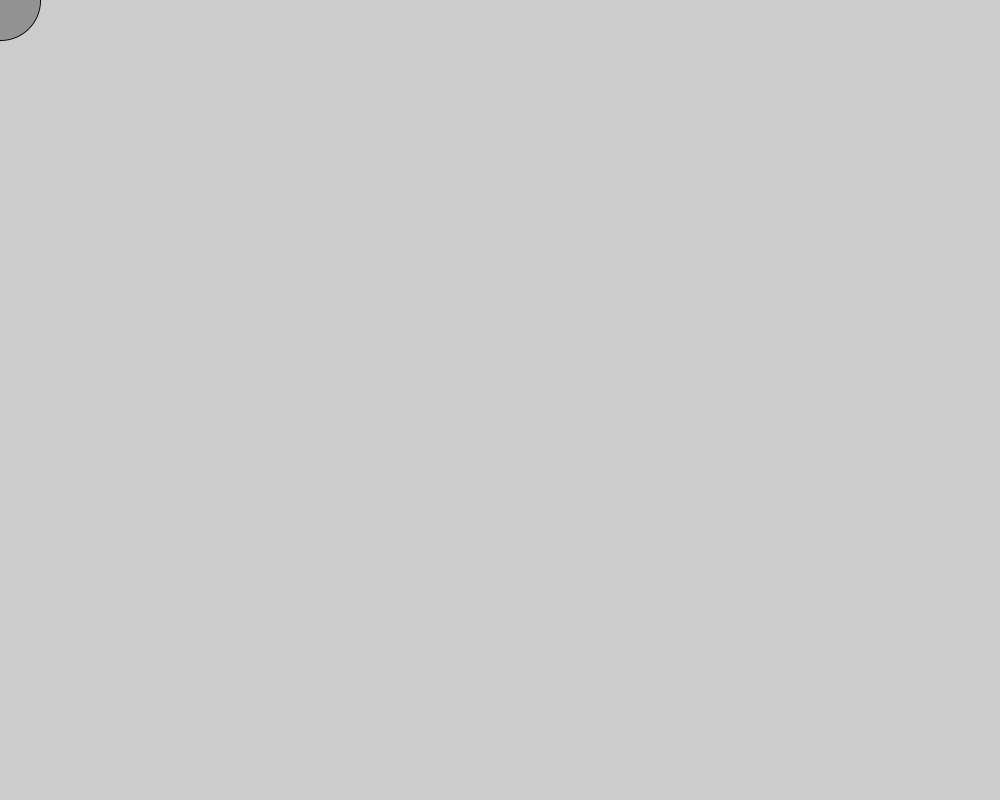
Frame 1 (no input)
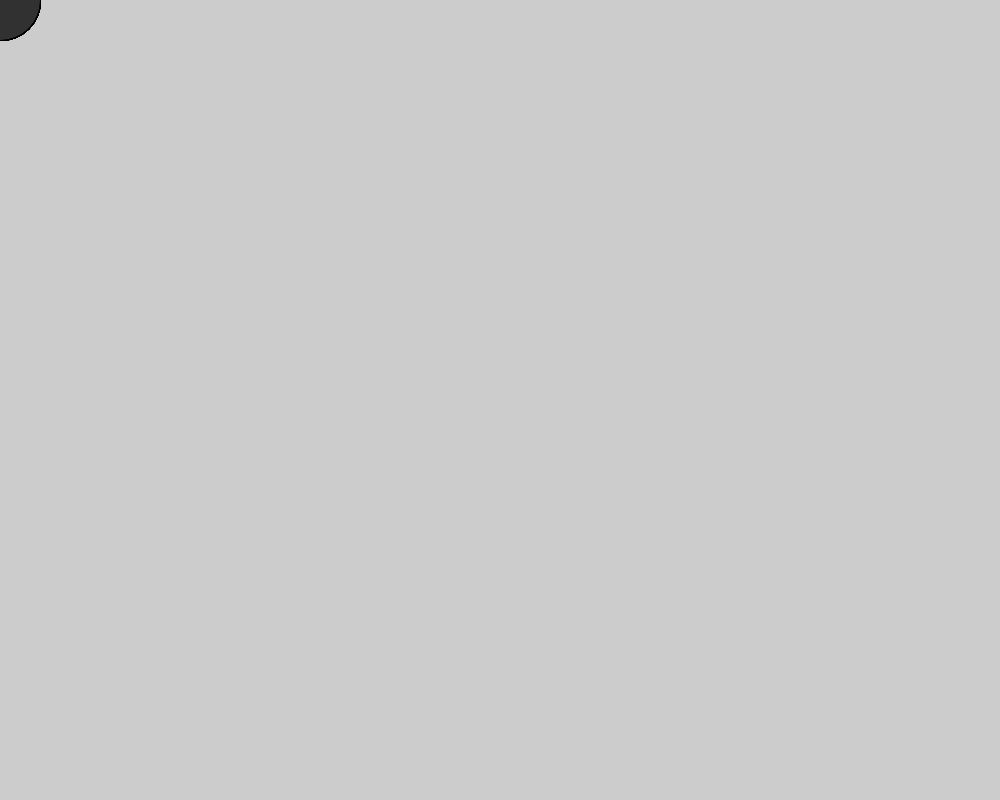
Frame 60 (the mouse pressed at the canvas centre just before this capture)
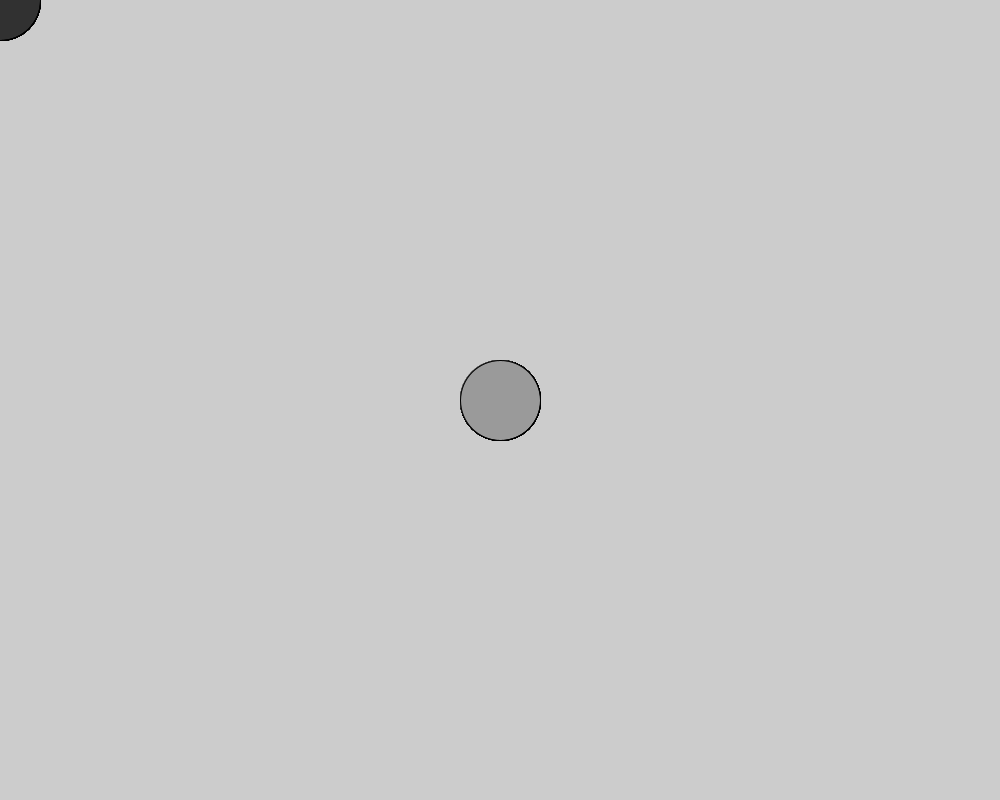
Frame 120 (the mouse held since frame 60 and released just before this capture)

The Processing sketch that drew these frames (run headless with seeded random() and noise(); from frame 60 on, the mouse is pressed at the canvas centre):

// Processing sketch: processing_127830
// ── processing_127830.pde

void setup() {
  size(1000, 800);
  smooth();
}

void draw() {
  if (mousePressed) {
    fill(154,200);
  } else{
    fill(48,95);
  }
  ellipse(mouseX, mouseY, 80, 80);
}
